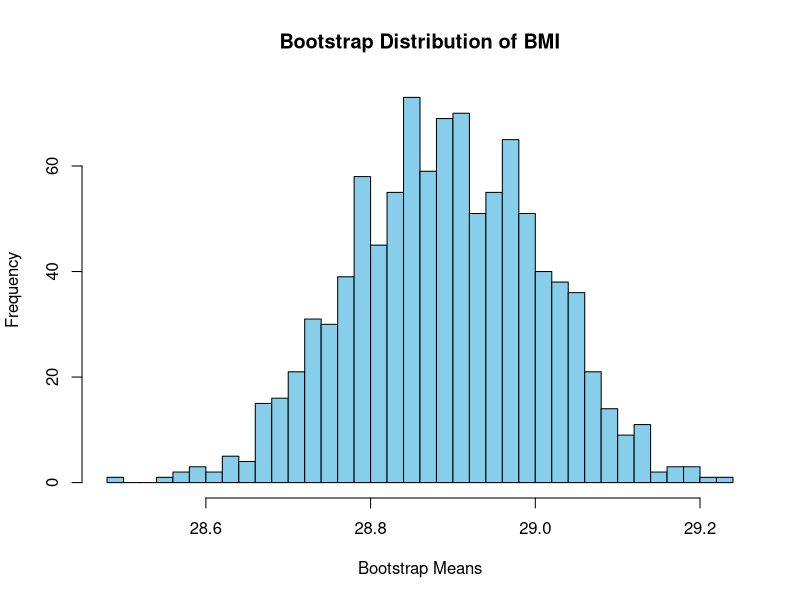

Generate this figure with R:
# Load dataset
stroke_data <- read.csv("data/stroke_data.csv", colClasses = c(
  gender = "factor",
  age = "numeric",
  hypertension = "factor",
  heart_disease = "factor",
  ever_married = "factor",
  work_type = "factor",
  Residence_type = "factor",
  avg_glucose_level = "numeric",
  bmi = "numeric",
  smoking_status = "factor",
  stroke = "factor"
))

# Display the structure of the dataset
str(stroke_data)

# View the first few rows of the dataset
head(stroke_data)

# View the dataset in a separate viewer window
View(stroke_data)

# Set seed for reproducibility
set.seed(123)

# Split data into training and testing sets (80% training, 20% testing)
train_index <- sample(1:nrow(stroke_data), 0.8 * nrow(stroke_data))
train_data <- stroke_data[train_index, ]
test_data <- stroke_data[-train_index, ]

# Print the dimensions of the training and testing sets
print("Dimensions of Training Data:")
print(dim(train_data))
print("Dimensions of Testing Data:")
print(dim(test_data))

# Set seed for reproducibility
set.seed(123)

# Function to calculate bootstrap statistic
bootstrap_statistic <- function(data) {
  # Sample with replacement
  boot_sample <- sample(data, replace = TRUE)
  # Calculate statistic (mean, median, etc.) for the bootstrap sample
  return(mean(boot_sample, na.rm = TRUE))  # Adjust as needed
}

# Perform bootstrapping for BMI
num_bootstraps <- 1000  # Number of bootstrap iterations
bootstrap_results <- replicate(num_bootstraps, bootstrap_statistic(stroke_data$bmi))

# Summary of bootstrap results
summary_bootstrap <- summary(bootstrap_results)
print(summary_bootstrap)

# Visualize bootstrap distribution
hist(bootstrap_results, breaks = 30, col = "skyblue", main = "Bootstrap Distribution of BMI", xlab = "Bootstrap Means")
